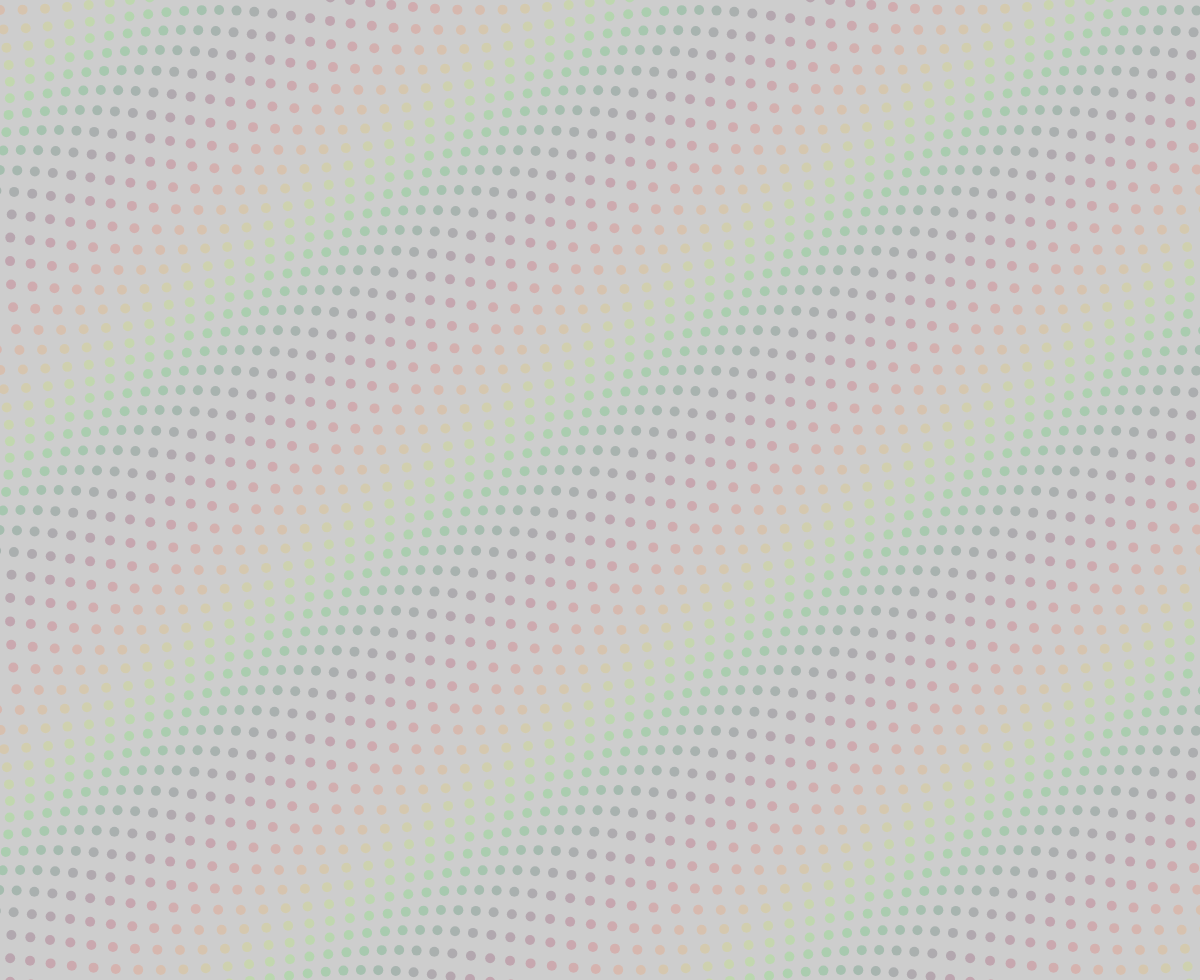
Frame 1 (no input)
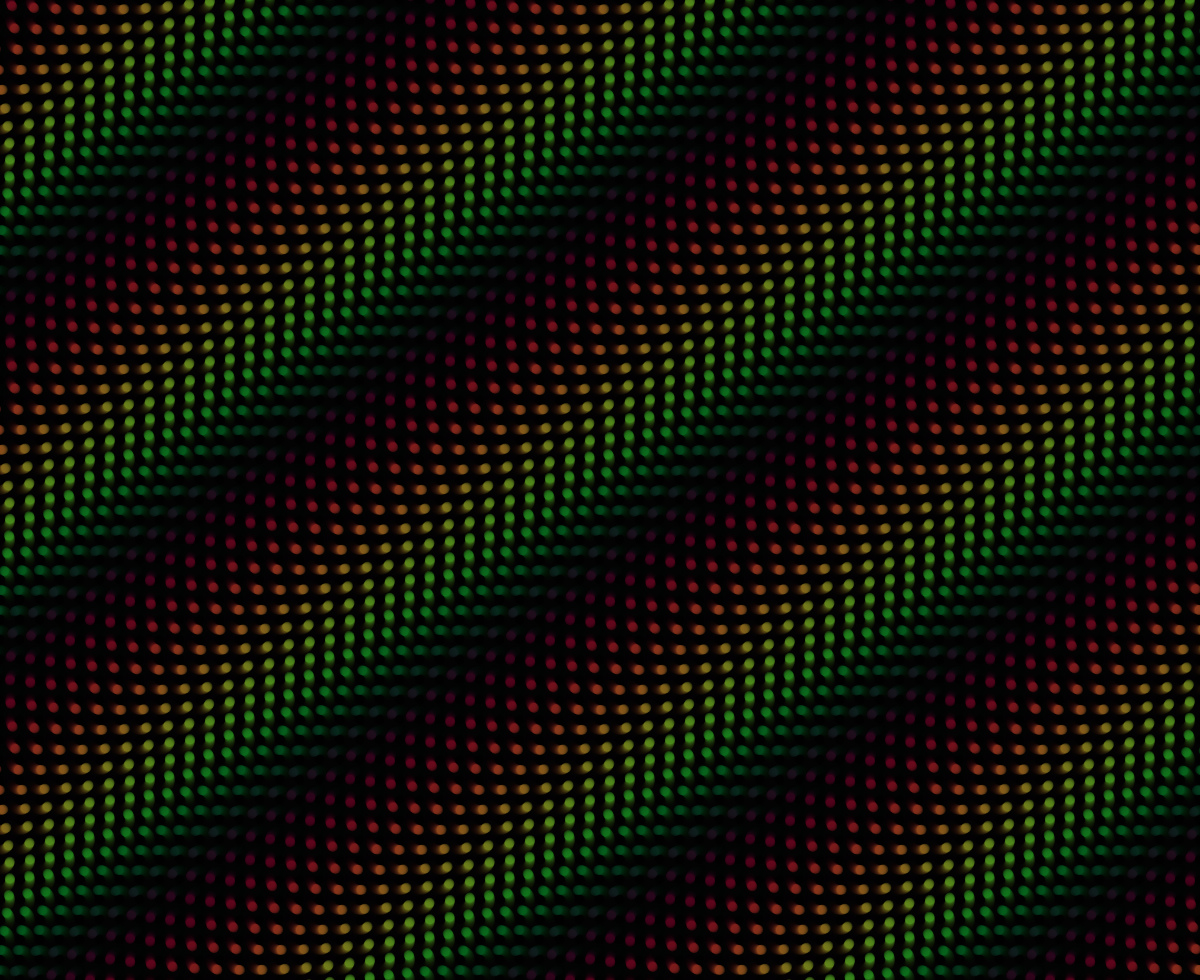
Frame 60 (no input)
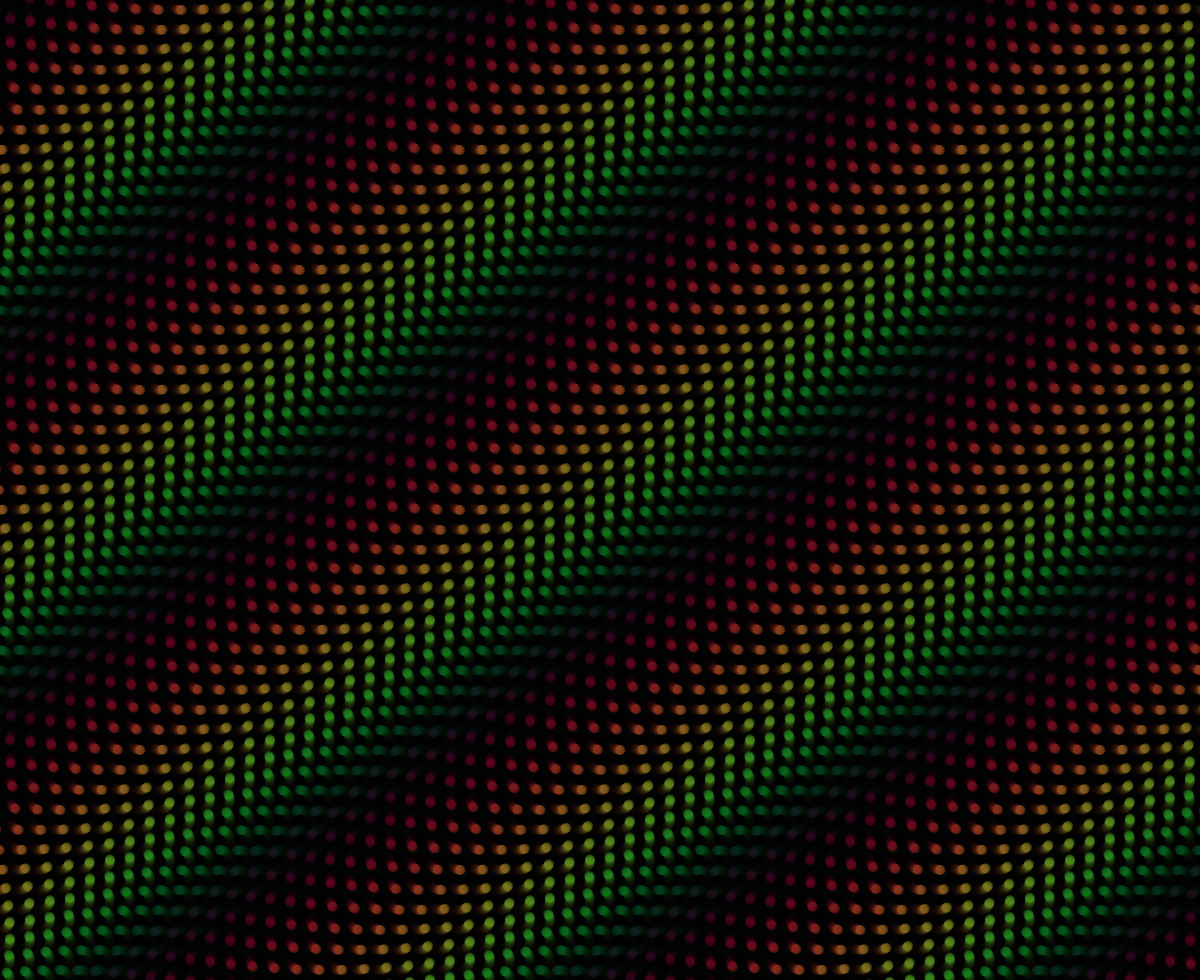
Frame 120 (the mouse pressed at the canvas centre since frame 60)

The p5.js sketch that drew these frames (run headless with seeded random() and noise() and a simulated clock; from frame 60 on, the mouse is pressed at the canvas centre):

// p5.js sketch
// ── sketch.js
var s;
var i=90;
var l;
var j=0;
var speed=0.1;
var canvas;
var h=0;
var b=[];
var x1,y;
var as,bs,spacingSlidey,spacingSlidex,alphaSlide,cr;
function setup() {
	canvas =createCanvas(windowWidth,windowHeight-20);
	
	x1=windowWidth/15;
	
	as= createSlider(1, 100, 50);
	bs= createSlider(0, 255, 50);
	spacingSlidey= createSlider(15, 30, 20);
	spacingSlidex= createSlider(15, 30, 20);
	alphaSlide= createSlider(10,100,50);
	cr= createSlider(1,15,10);
	//y=windowHeight/spacingSlide.value();
	for(var i=0;i<50;i++){
		
		b[i]=new ball();
				
	}
}



function draw() {
	angleMode(DEGREES);
	//frameRate(100);
	background(0,0,0,as.value());
	/* push();
	translate(width/2,height/2);
	rotate(-90);
	s=map(sin(i),-1,1,-100,100);
	stroke(255);
	fill(255);
	l=map(sin(j),-1,1,-100,100);
	//ellipse(l,s,10);
	stroke(255);
	//point(l, s);
	//line(0,0,0,s);
	//line(0,0,l,0);
	pop();
	push();
	translate(width/2+5,height/2)
	rotate(-90);
	s=map(sin(i+1),-1,1,-100,100);
	stroke(255);
	fill(255);
	l=map(sin(j+1),-1,1,-100,100);
	//ellipse(0,s,10);
	stroke(255);
	point(l, s);
	pop(); */
	//line(0,0,0,s);
	//line(0,0,l,0);
	/* pop();
	for(var k=0;k<100;k++){
		push();
	translate(k*10,height/2);
	rotate(-90);
	s=map(sin(i+k*10),-1,1,-10,10);
	stroke(255);
	fill(255);
	l=map(sin(j+k*10),-1,1,-10,10);
	//ellipse(l,s,1);
	stroke(255);
	//point(l, s);
	//line(0,0,0,s);
	//line(0,0,l,0);
	pop();
	} */
	//i+=speed;
	//j+=speed;
	for(var i=0;i<b.length;i++) {
		b[i].show(i*spacingSlidey.value());
	}

}

function ball() {
	this.x;
	this.show=function(x){
	this.x=x;
	for(var k=0;k<x1;k++){
		push();
		translate(k*spacingSlidex.value(),this.x);
		rotate(0);
		s=map(sin(i+k*15+this.x),-1,1,-10,10);
		l=map(sin(j+k*15+this.x),-1,1,-10,10);
		//stroke(255);
		noStroke();
		r=map(s,-10,10,0,255);
		g=map(l,-10,10,0,255);
		fill(r,g,bs.value(),alphaSlide.value());
		ellipse(l,s,cr.value());
		stroke(255);
		//point(l, s);
		//line(0,0,0,s);
		//line(0,0,l,0);
		pop();
	}

	
	i+=speed;
	j+=speed;
}
}
